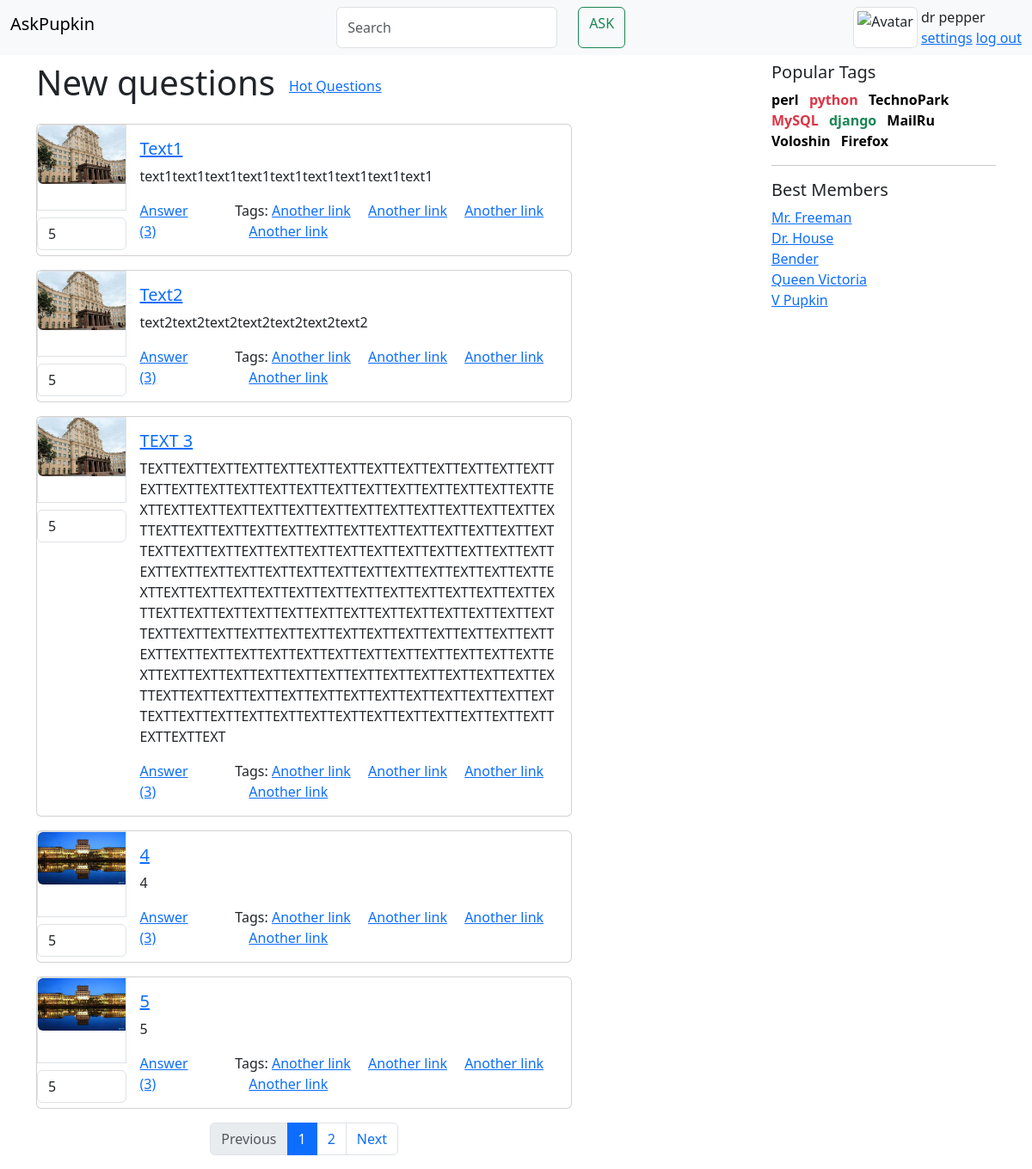
The page / on the database its author committed.
### app/models.py (models this page shows, shortened)
class Question(models.Model):
    title =models.CharField("Title Question", max_length=100)
    text=models.TextField("Text Qestion")
    id_question=models.CharField("ID Question", max_length=100)
    img = models.ImageField("Image", upload_to='image/q_img')
    class Meta:
        verbose_name= "Запись"
        verbose_name_plural= "Записи"

### app/views.py (the view)
# urls.py: urlpatterns =[path('', views.QuestionView.as_view()),
class QuestionView(View):
    def get(self,request):
        page_num =int(request.GET.get('page',1))
        paginator = Paginator(models.Question.objects.all(),per_page=5)
        page = paginator.page(page_num)
        return  render(request, 'blog/index.html',{'question_list':page.object_list,'page_obj':page})

### templates/blog/index.html (shortened to what this page needs)
{% extends 'blog/layouts/main_base.html' %}
{% block content %}
        <div class="col-9">
            <div class="d-flex gap-3 align-items-center">
                <h1>New questions</h1>
                <a href="hot/">Hot Questions</a>
            </div>
                    <div class="col">
            {% for question in question_list%}
                        {% include 'blog/layouts/question.html' %}
            {% endfor %}
                    </div>
            {% include 'blog/layouts/pagination.html' %}
        </div>
{% endblock %}

### templates/blog/layouts/main_base.html (shortened to what this page needs)
<!doctype html>
{% load static %}
<html lang="en">
<head>
    <link rel="stylesheet" href="{% static 'css/bootstrap.min.css' %}">
</head>
<body>
<nav class="navbar navbar-expand-lg bg-body-tertiary">
    <div class="container-fluid">
        <div class="d-flex w-100 justify-content-between">
            <a class="navbar-brand" href="#">AskPupkin</a>
            <form class="d-flex" role="search">
                <input class="form-control me-4" type="search" placeholder="Search" aria-label="Search">
                <a class="btn btn-outline-success" href="/ask/">ASK</a>
            </form>
            <div class="d-flex gap-1">
                <img src="asda.jpg" alt="Avatar" class="img-thumbnail">
                <div>
                    <div>
                        dr pepper
                    </div>
                    <a href="/settings/">settings</a>
                    <a href="#">log out</a>
                </div>
            </div>
        </div>
    </div>
</nav>
<main class="container mt-2">
    <div class="row">
        <div class="col-md-9">
            {% block content %}
            {% endblock %}
        </div>
        <div class="col-md-3">
            <h5>Popular Tags</h5>
            <div class="popular-tags">
                <span>perl</span>
                <span class="text-danger">python</span>
                <span>TechnoPark</span>
                <span class="text-danger">MySQL</span>
                <span class="text-success">django</span>
                <span>MailRu</span>
                <span>Voloshin</span>
                <span>Firefox</span>
            </div>
            <hr>
            <h5>Best Members</h5>
            <ul class="list-unstyled">
                <li><a href="#">Mr. Freeman</a></li>
                <li><a href="#">Dr. House</a></li>
                <li><a href="#">Bender</a></li>
                <li><a href="#">Queen Victoria</a></li>
                <li><a href="#">V Pupkin</a></li>
            </ul>
        </div>
    </div>
</main>
</body>
</html>

### templates/blog/layouts/question.html
<div class="card mb-3">
                <div class="row g-0">
                    <div class="col-md-2">
                        <div class="border mb-2" style="height: 100px">
                            <img src="{{question.img.url}}" class="img-fluid rounded-start" alt="Avatar">
                        </div>
                        <input class="form-control" type="number" value="5" placeholder="Default input"
                               aria-label="default input example">
                    </div>
                    <div class="col-md-10">
                        <div class="card-body">
                            <h5><a href="/question/{{question.id}}" class="card-link">{{ question.title }}</a></h5>
                            <p class="card-text">{{ question.text }}</p>
                            <div class="d-flex gap-5">
                                <a href="#" class="card-link">Answer (3)</a>
                                <div>
                                    Tags:
                                    <a href="/tag" class="card-link">Another link</a>
                                    <a href="/tag" class="card-link">Another link</a>
                                    <a href="/tag" class="card-link">Another link</a>
                                    <a href="/tag" class="card-link">Another link</a>
                                </div>
                            </div>
                        </div>
                    </div>
                </div>
            </div>

### templates/blog/layouts/pagination.html
<nav aria-label="...">
    <ul class="pagination">
        {% if page_obj.has_previous %}
        <li class="page-item">
            <a class="page-link" href="?page={{ page_obj.previous_page_number }}">Previous</a>
        <li class="page-item"><a class="page-link" href="?page={{ page_obj.previous_page_number }}">{{ page_obj.number|add:"-1" }}</a></li>
        </li>
        {% else %}
        <li class="page-item disabled">
            <a class="page-link">Previous</a>
        </li>
        {% endif %}
        <li class="page-item active" aria-current="page">
            <a class="page-link">{{ page_obj.number }}</a>
        </li>
        {% if page_obj.has_next %}
        <li class="page-item"><a class="page-link" href="?page={{ page_obj.next_page_number }}">{{ page_obj.number|add:"1" }}</a></li>
        <li class="page-item">
            <a class="page-link" href="?page={{ page_obj.next_page_number }}">Next</a>
        </li>
        {% else %}
        <li class="page-item disabled">
            <a class="page-link">Next</a>
        </li>
        {% endif %}
    </ul>
</nav>

### templates/blog/layouts/main_base.html (style rules this page uses)
.popular-tags span { display: inline-block; margin-right: 8px; color: #000000; font-weight: bold; }
.pagination { justify-content: center; }

### rows shown on the page
Question: img (picture), title "Text1", text "text1text1text1text1text1text1text1text1text1"
Question: img (picture), title "Text2", text "text2text2text2text2text2text2text2"
Question: img (picture), title "TEXT 3", text "TEXTTEXTTEXTTEXTTEXTTEXTTEXTTEXTTEXTTEXTTEXTTEXTTEXTTEXTTEXTTEXTTEXTTEXTTEXTTEXTTEXTTEXTTEXTTEXTTEXTTEXTTEXTTEXTTEXTTEXTTEXTTEXTTEXTTEXTTEXTTEXTTEXTTEXTTEXTTEXTTEXTTEXTTEXTTEXTTEXTTEXTTEXTTEXTTEXTTEXTTEXTTEXTTEXTTEXTTEXTTEXTTEXTTEXTTEXTTEXTTEXTTEXTTEXTTEXTTEXTTEXTTEXTTEXTTEXTTEXTTEXTTEXTTEXTTEXTTEXTTEXTTEXTTEXTTEXTTEXTTEXTTEXTTEXTTEXTTEXTTEXTTEXTTEXTTEXTTEXTTEXTTEXTTEXTTEXTTEXTTEXTTEXTTEXTTEXTTEXTTEXTTEXTTEXTTEXTTEXTTEXTTEXTTEXTTEXTTEXTTEXTTEXTTEXTTEXTTEXTTEXTTEXTTEXTTEXTTEXTTEXTTEXTTEXTTEXTTEXTTEXTTEXTTEXTTEXTTEXTTEXTTEXTTEXTTEXTTEXTTEXTTEXTTEXTTEXTTEXTTEXTTEXTTEXTTEXTTEXTTEXTTEXTTEXTTEXTTEXTTEXTTEXTTEXTTEXTTEXTTEXTTEXTTEXTTEXTTEXTTEXTTEXTTEXTTEXTTEXTTEXTTEXTTEXTTEXTTEXTTEXTTEXTTEXTTEXTTEXT"
Question: img (picture), title "4", text "4"
Question: img (picture), title "5", text "5"

### other values the page prints
{{ page_obj.number }} "1"
{{ page_obj.number|add:"1" }} "2"
